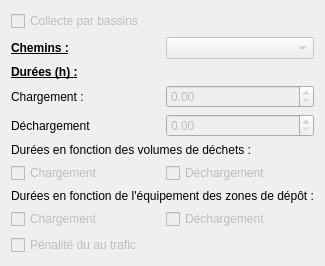
                <widget class="QWidget" name="tab_2">
                 <property name="enabled">
                  <bool>true</bool>
                 </property>
                 <attribute name="title">
                  <string>Circuit 1</string>
                 </attribute>
                 <layout class="QVBoxLayout" name="verticalLayout_15">
                  <item>
                   <widget class="QCheckBox" name="recap_collecteParBassin_checkBox">
                    <property name="enabled">
                     <bool>false</bool>
                    </property>
                    <property name="text">
                     <string>Collecte par bassins</string>
                    </property>
                   </widget>
                  </item>
                  <item>
                   <layout class="QHBoxLayout" name="horizontalLayout_6">
                    <item>
                     <widget class="QLabel" name="label_7">
                      <property name="enabled">
                       <bool>true</bool>
                      </property>
                      <property name="text">
                       <string>&lt;html&gt;&lt;head/&gt;&lt;body&gt;&lt;p&gt;&lt;span style=&quot; font-weight:600; text-decoration: underline;&quot;&gt;Chemins :&lt;/span&gt;&lt;/p&gt;&lt;/body&gt;&lt;/html&gt;</string>
                      </property>
                     </widget>
                    </item>
                    <item>
                     <widget class="QgsMapLayerComboBox" name="recap_cheminLayer">
                      <property name="enabled">
                       <bool>false</bool>
                      </property>
                     </widget>
                    </item>
                   </layout>
                  </item>
                  <item>
                   <widget class="QLabel" name="label_11">
                    <property name="text">
                     <string>&lt;html&gt;&lt;head/&gt;&lt;body&gt;&lt;p&gt;&lt;span style=&quot; font-weight:600; text-decoration: underline;&quot;&gt;Durées (h) :&lt;/span&gt;&lt;/p&gt;&lt;/body&gt;&lt;/html&gt;</string>
                    </property>
                   </widget>
                  </item>
                  <item>
                   <layout class="QHBoxLayout" name="horizontalLayout_12">
                    <item>
                     <widget class="QLabel" name="label_16">
                      <property name="text">
                       <string>Chargement :</string>
                      </property>
                     </widget>
                    </item>
                    <item>
                     <widget class="QDoubleSpinBox" name="recap_dureeChgt">
                      <property name="enabled">
                       <bool>false</bool>
                      </property>
                     </widget>
                    </item>
                   </layout>
                  </item>
                  <item>
                   <layout class="QHBoxLayout" name="horizontalLayout_13">
                    <item>
                     <widget class="QLabel" name="label_23">
                      <property name="text">
                       <string>Déchargement</string>
                      </property>
                     </widget>
                    </item>
                    <item>
                     <widget class="QDoubleSpinBox" name="recap_dureeDechgt">
                      <property name="enabled">
                       <bool>false</bool>
                      </property>
                     </widget>
                    </item>
                   </layout>
                  </item>
                  <item>
                   <widget class="QLabel" name="label_24">
                    <property name="text">
                     <string>Durées en fonction des volumes de déchets :</string>
                    </property>
                   </widget>
                  </item>
                  <item>
                   <layout class="QHBoxLayout" name="horizontalLayout_14">
                    <item>
                     <widget class="QCheckBox" name="recap_dureeChgtFoncVolume">
                      <property name="enabled">
                       <bool>false</bool>
                      </property>
                      <property name="text">
                       <string>Chargement</string>
                      </property>
                     </widget>
                    </item>
                    <item>
                     <widget class="QCheckBox" name="recap_dureeDechgtFoncVolume">
                      <property name="enabled">
                       <bool>false</bool>
                      </property>
                      <property name="text">
                       <string>Déchargement</string>
                      </property>
                     </widget>
                    </item>
                   </layout>
                  </item>
                  <item>
                   <widget class="QLabel" name="label_25">
                    <property name="text">
                     <string>Durées en fonction de l'équipement des zones de dépôt :</string>
                    </property>
                   </widget>
                  </item>
                  <item>
                   <layout class="QHBoxLayout" name="horizontalLayout_15">
                    <item>
                     <widget class="QCheckBox" name="recap_dureeChgFoncEquipt">
                      <property name="enabled">
                       <bool>false</bool>
                      </property>
                      <property name="text">
                       <string>Chargement</string>
                      </property>
                     </widget>
                    </item>
                    <item>
                     <widget class="QCheckBox" name="recap_dureeDechgFoncEquipt">
                      <property name="enabled">
                       <bool>false</bool>
                      </property>
                      <property name="text">
                       <string>Déchargement</string>
                      </property>
                     </widget>
                    </item>
                   </layout>
                  </item>
                  <item>
                   <widget class="QCheckBox" name="recap_penaliteTrafic">
                    <property name="enabled">
                     <bool>false</bool>
                    </property>
                    <property name="text">
                     <string>Pénalité du au trafic</string>
                    </property>
                   </widget>
                  </item>
                 </layout>
                </widget>
